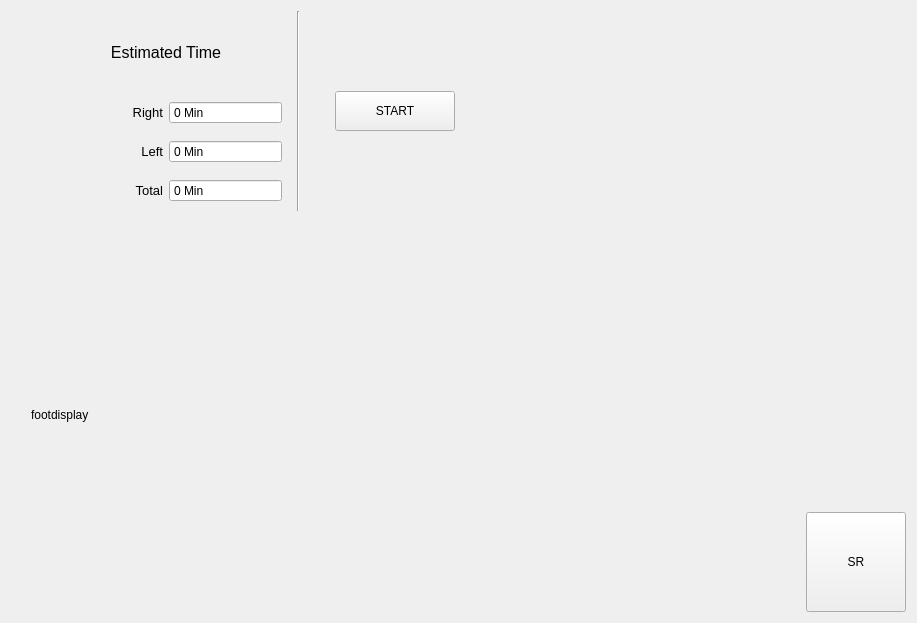
<?xml version="1.0" encoding="UTF-8"?>
<ui version="4.0">
 <class>PrinterPage</class>
 <widget class="QWidget" name="PrinterPage">
  <property name="geometry">
   <rect>
    <x>0</x>
    <y>0</y>
    <width>917</width>
    <height>623</height>
   </rect>
  </property>
  <property name="windowTitle">
   <string>Form</string>
  </property>
  <layout class="QHBoxLayout" name="horizontalLayout_8">
   <item>
    <spacer name="horizontalSpacer_4">
     <property name="orientation">
      <enum>Qt::Horizontal</enum>
     </property>
     <property name="sizeType">
      <enum>QSizePolicy::Fixed</enum>
     </property>
     <property name="sizeHint" stdset="0">
      <size>
       <width>20</width>
       <height>598</height>
      </size>
     </property>
    </spacer>
   </item>
   <item>
    <layout class="QVBoxLayout" name="verticalLayout_4">
     <item>
      <layout class="QHBoxLayout" name="horizontalLayout_3">
       <item>
        <spacer name="horizontalSpacer_5">
         <property name="orientation">
          <enum>Qt::Horizontal</enum>
         </property>
         <property name="sizeType">
          <enum>QSizePolicy::Fixed</enum>
         </property>
         <property name="sizeHint" stdset="0">
          <size>
           <width>10</width>
           <height>20</height>
          </size>
         </property>
        </spacer>
       </item>
       <item>
        <widget class="QFrame" name="frame">
         <property name="sizePolicy">
          <sizepolicy hsizetype="Fixed" vsizetype="Fixed">
           <horstretch>0</horstretch>
           <verstretch>0</verstretch>
          </sizepolicy>
         </property>
         <property name="minimumSize">
          <size>
           <width>250</width>
           <height>50</height>
          </size>
         </property>
         <property name="maximumSize">
          <size>
           <width>250</width>
           <height>250</height>
          </size>
         </property>
         <property name="frameShape">
          <enum>QFrame::NoFrame</enum>
         </property>
         <property name="frameShadow">
          <enum>QFrame::Plain</enum>
         </property>
         <layout class="QVBoxLayout" name="verticalLayout">
          <item>
           <widget class="QLabel" name="timeLabel">
            <property name="sizePolicy">
             <sizepolicy hsizetype="Preferred" vsizetype="Minimum">
              <horstretch>0</horstretch>
              <verstretch>0</verstretch>
             </sizepolicy>
            </property>
            <property name="minimumSize">
             <size>
              <width>0</width>
              <height>10</height>
             </size>
            </property>
            <property name="maximumSize">
             <size>
              <width>16777215</width>
              <height>100</height>
             </size>
            </property>
            <property name="font">
             <font>
              <pointsize>12</pointsize>
             </font>
            </property>
            <property name="text">
             <string>Estimated Time</string>
            </property>
            <property name="alignment">
             <set>Qt::AlignCenter</set>
            </property>
           </widget>
          </item>
          <item>
           <spacer name="verticalSpacer_6">
            <property name="orientation">
             <enum>Qt::Vertical</enum>
            </property>
            <property name="sizeType">
             <enum>QSizePolicy::Fixed</enum>
            </property>
            <property name="sizeHint" stdset="0">
             <size>
              <width>20</width>
              <height>10</height>
             </size>
            </property>
           </spacer>
          </item>
          <item>
           <layout class="QHBoxLayout" name="horizontalLayout_6">
            <item>
             <widget class="QLabel" name="label_2">
              <property name="font">
               <font>
                <pointsize>10</pointsize>
               </font>
              </property>
              <property name="text">
               <string>Right</string>
              </property>
              <property name="alignment">
               <set>Qt::AlignRight|Qt::AlignTrailing|Qt::AlignVCenter</set>
              </property>
             </widget>
            </item>
            <item>
             <widget class="QDoubleSpinBox" name="rightDoubleSpinBox">
              <property name="sizePolicy">
               <sizepolicy hsizetype="Minimum" vsizetype="Fixed">
                <horstretch>0</horstretch>
                <verstretch>0</verstretch>
               </sizepolicy>
              </property>
              <property name="buttonSymbols">
               <enum>QAbstractSpinBox::NoButtons</enum>
              </property>
              <property name="suffix">
               <string> Min</string>
              </property>
              <property name="decimals">
               <number>0</number>
              </property>
             </widget>
            </item>
           </layout>
          </item>
          <item>
           <spacer name="verticalSpacer_5">
            <property name="orientation">
             <enum>Qt::Vertical</enum>
            </property>
            <property name="sizeType">
             <enum>QSizePolicy::Fixed</enum>
            </property>
            <property name="sizeHint" stdset="0">
             <size>
              <width>20</width>
              <height>10</height>
             </size>
            </property>
           </spacer>
          </item>
          <item>
           <layout class="QHBoxLayout" name="horizontalLayout_5">
            <item>
             <widget class="QLabel" name="label_3">
              <property name="font">
               <font>
                <pointsize>10</pointsize>
               </font>
              </property>
              <property name="text">
               <string>Left</string>
              </property>
              <property name="alignment">
               <set>Qt::AlignRight|Qt::AlignTrailing|Qt::AlignVCenter</set>
              </property>
             </widget>
            </item>
            <item>
             <widget class="QDoubleSpinBox" name="leftDoubleSpinBox">
              <property name="sizePolicy">
               <sizepolicy hsizetype="Minimum" vsizetype="Fixed">
                <horstretch>0</horstretch>
                <verstretch>0</verstretch>
               </sizepolicy>
              </property>
              <property name="buttonSymbols">
               <enum>QAbstractSpinBox::NoButtons</enum>
              </property>
              <property name="suffix">
               <string> Min</string>
              </property>
              <property name="decimals">
               <number>0</number>
              </property>
             </widget>
            </item>
           </layout>
          </item>
          <item>
           <spacer name="verticalSpacer_4">
            <property name="orientation">
             <enum>Qt::Vertical</enum>
            </property>
            <property name="sizeType">
             <enum>QSizePolicy::Fixed</enum>
            </property>
            <property name="sizeHint" stdset="0">
             <size>
              <width>20</width>
              <height>0</height>
             </size>
            </property>
           </spacer>
          </item>
          <item>
           <spacer name="verticalSpacer_7">
            <property name="orientation">
             <enum>Qt::Vertical</enum>
            </property>
            <property name="sizeType">
             <enum>QSizePolicy::Fixed</enum>
            </property>
            <property name="sizeHint" stdset="0">
             <size>
              <width>10</width>
              <height>10</height>
             </size>
            </property>
           </spacer>
          </item>
          <item>
           <layout class="QHBoxLayout" name="horizontalLayout_4">
            <item>
             <widget class="QLabel" name="label_4">
              <property name="font">
               <font>
                <pointsize>10</pointsize>
               </font>
              </property>
              <property name="text">
               <string>Total</string>
              </property>
              <property name="alignment">
               <set>Qt::AlignRight|Qt::AlignTrailing|Qt::AlignVCenter</set>
              </property>
             </widget>
            </item>
            <item>
             <widget class="QDoubleSpinBox" name="totalDoubleSpinBox">
              <property name="sizePolicy">
               <sizepolicy hsizetype="Minimum" vsizetype="Fixed">
                <horstretch>0</horstretch>
                <verstretch>0</verstretch>
               </sizepolicy>
              </property>
              <property name="buttonSymbols">
               <enum>QAbstractSpinBox::NoButtons</enum>
              </property>
              <property name="suffix">
               <string> Min</string>
              </property>
              <property name="decimals">
               <number>0</number>
              </property>
             </widget>
            </item>
           </layout>
          </item>
         </layout>
        </widget>
       </item>
       <item>
        <widget class="Line" name="line">
         <property name="orientation">
          <enum>Qt::Vertical</enum>
         </property>
        </widget>
       </item>
       <item>
        <spacer name="horizontalSpacer_6">
         <property name="orientation">
          <enum>Qt::Horizontal</enum>
         </property>
         <property name="sizeType">
          <enum>QSizePolicy::Fixed</enum>
         </property>
         <property name="sizeHint" stdset="0">
          <size>
           <width>20</width>
           <height>128</height>
          </size>
         </property>
        </spacer>
       </item>
       <item>
        <widget class="QStackedWidget" name="stackedWidget">
         <property name="sizePolicy">
          <sizepolicy hsizetype="Expanding" vsizetype="Fixed">
           <horstretch>0</horstretch>
           <verstretch>0</verstretch>
          </sizepolicy>
         </property>
         <property name="minimumSize">
          <size>
           <width>200</width>
           <height>200</height>
          </size>
         </property>
         <property name="maximumSize">
          <size>
           <width>16777215</width>
           <height>250</height>
          </size>
         </property>
         <property name="currentIndex">
          <number>0</number>
         </property>
         <widget class="QWidget" name="page">
          <layout class="QHBoxLayout" name="horizontalLayout">
           <item>
            <widget class="QPushButton" name="StartButton">
             <property name="sizePolicy">
              <sizepolicy hsizetype="Fixed" vsizetype="Fixed">
               <horstretch>0</horstretch>
               <verstretch>0</verstretch>
              </sizepolicy>
             </property>
             <property name="minimumSize">
              <size>
               <width>120</width>
               <height>40</height>
              </size>
             </property>
             <property name="text">
              <string>START</string>
             </property>
            </widget>
           </item>
           <item>
            <spacer name="horizontalSpacer_9">
             <property name="orientation">
              <enum>Qt::Horizontal</enum>
             </property>
             <property name="sizeHint" stdset="0">
              <size>
               <width>40</width>
               <height>20</height>
              </size>
             </property>
            </spacer>
           </item>
          </layout>
         </widget>
         <widget class="QWidget" name="page_2">
          <layout class="QHBoxLayout" name="horizontalLayout_2">
           <item>
            <spacer name="horizontalSpacer_2">
             <property name="orientation">
              <enum>Qt::Horizontal</enum>
             </property>
             <property name="sizeType">
              <enum>QSizePolicy::Fixed</enum>
             </property>
             <property name="sizeHint" stdset="0">
              <size>
               <width>10</width>
               <height>20</height>
              </size>
             </property>
            </spacer>
           </item>
           <item>
            <widget class="QPushButton" name="pauseButton">
             <property name="sizePolicy">
              <sizepolicy hsizetype="Preferred" vsizetype="Fixed">
               <horstretch>0</horstretch>
               <verstretch>0</verstretch>
              </sizepolicy>
             </property>
             <property name="minimumSize">
              <size>
               <width>120</width>
               <height>50</height>
              </size>
             </property>
             <property name="maximumSize">
              <size>
               <width>200</width>
               <height>50</height>
              </size>
             </property>
             <property name="text">
              <string>Pause</string>
             </property>
            </widget>
           </item>
           <item>
            <spacer name="horizontalSpacer">
             <property name="orientation">
              <enum>Qt::Horizontal</enum>
             </property>
             <property name="sizeType">
              <enum>QSizePolicy::Fixed</enum>
             </property>
             <property name="sizeHint" stdset="0">
              <size>
               <width>20</width>
               <height>20</height>
              </size>
             </property>
            </spacer>
           </item>
           <item>
            <widget class="QPushButton" name="cancelButton">
             <property name="minimumSize">
              <size>
               <width>120</width>
               <height>50</height>
              </size>
             </property>
             <property name="maximumSize">
              <size>
               <width>200</width>
               <height>50</height>
              </size>
             </property>
             <property name="text">
              <string>Cancel</string>
             </property>
            </widget>
           </item>
           <item>
            <spacer name="horizontalSpacer_3">
             <property name="orientation">
              <enum>Qt::Horizontal</enum>
             </property>
             <property name="sizeType">
              <enum>QSizePolicy::Fixed</enum>
             </property>
             <property name="sizeHint" stdset="0">
              <size>
               <width>10</width>
               <height>20</height>
              </size>
             </property>
            </spacer>
           </item>
          </layout>
         </widget>
        </widget>
       </item>
       <item>
        <spacer name="horizontalSpacer_7">
         <property name="orientation">
          <enum>Qt::Horizontal</enum>
         </property>
         <property name="sizeType">
          <enum>QSizePolicy::Fixed</enum>
         </property>
         <property name="sizeHint" stdset="0">
          <size>
           <width>20</width>
           <height>20</height>
          </size>
         </property>
        </spacer>
       </item>
       <item>
        <spacer name="horizontalSpacer_8">
         <property name="orientation">
          <enum>Qt::Horizontal</enum>
         </property>
         <property name="sizeType">
          <enum>QSizePolicy::MinimumExpanding</enum>
         </property>
         <property name="sizeHint" stdset="0">
          <size>
           <width>0</width>
           <height>20</height>
          </size>
         </property>
        </spacer>
       </item>
      </layout>
     </item>
     <item>
      <layout class="QHBoxLayout" name="horizontalLayout_7">
       <item>
        <widget class="QLabel" name="FootGifLable">
         <property name="sizePolicy">
          <sizepolicy hsizetype="Expanding" vsizetype="Expanding">
           <horstretch>0</horstretch>
           <verstretch>0</verstretch>
          </sizepolicy>
         </property>
         <property name="minimumSize">
          <size>
           <width>0</width>
           <height>0</height>
          </size>
         </property>
         <property name="text">
          <string>footdisplay</string>
         </property>
        </widget>
       </item>
       <item>
        <layout class="QVBoxLayout" name="verticalLayout_2">
         <property name="sizeConstraint">
          <enum>QLayout::SetFixedSize</enum>
         </property>
         <item>
          <spacer name="verticalSpacer">
           <property name="orientation">
            <enum>Qt::Vertical</enum>
           </property>
           <property name="sizeHint" stdset="0">
            <size>
             <width>78</width>
             <height>0</height>
            </size>
           </property>
          </spacer>
         </item>
         <item>
          <widget class="QPushButton" name="SRButton">
           <property name="sizePolicy">
            <sizepolicy hsizetype="Fixed" vsizetype="Fixed">
             <horstretch>0</horstretch>
             <verstretch>0</verstretch>
            </sizepolicy>
           </property>
           <property name="minimumSize">
            <size>
             <width>100</width>
             <height>100</height>
            </size>
           </property>
           <property name="maximumSize">
            <size>
             <width>100</width>
             <height>100</height>
            </size>
           </property>
           <property name="text">
            <string>SR</string>
           </property>
          </widget>
         </item>
        </layout>
       </item>
      </layout>
     </item>
    </layout>
   </item>
  </layout>
  <zorder>horizontalSpacer_4</zorder>
 </widget>
 <resources/>
 <connections/>
</ui>
